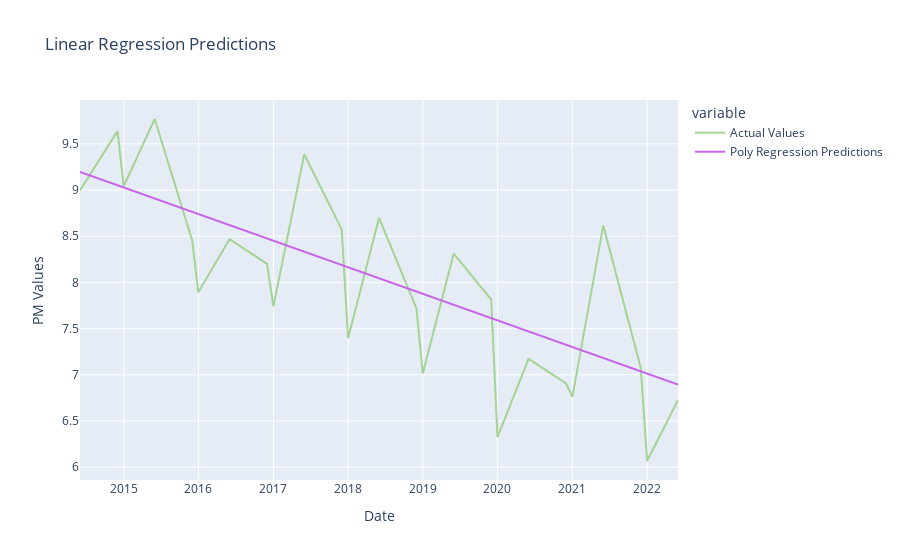

This figure's notebook cell:
### Code cell
fig = px.line(poly_regres_df, x='Date', y=['Actual Values', 'Poly Regression Predictions' ], 
                 labels = {
                     'value': 'PM Values'
                 }, color_discrete_sequence= [ '#A4D394', '#C863EC'], title = 'Linear Regression Predictions')
# fig.update_traces({'name': 'hello'}, selector={'name': poly_pred})
# fig.update_traces({'name': 'Actual'}, selector={'name': y_train})
fig.show()
fig.write_html('base_model_test_p3a.html', include_plotlyjs='cdn')

### Figure 1 — Plotly figure (JSON) as saved in the notebook; plotly's stock layout.template omitted (floating-point values rounded to 4 significant figures)
{"data": [{"hovertemplate": "variable=Actual Values<br>Date=%{x}<br>PM Values=%{y}<extra></extra>", "legendgroup": "Actual Values", "line": {"color": "#A4D394", "dash": "solid"}, "marker": {"symbol": "circle"}, "mode": "lines", "name": "Actual Values", "orientation": "v", "showlegend": true, "type": "scatter", "x": ["2014-06-01T00:00:00", "2014-12-01T00:00:00", "2015-01-01T00:00:00", "2015-06-01T00:00:00", "2015-12-01T00:00:00", "2015-12-31T00:00:00", "2016-06-01T00:00:00", "2016-12-01T00:00:00", "2017-01-01T00:00:00", "2017-06-01T00:00:00", "2017-12-01T00:00:00", "2018-01-01T00:00:00", "2018-06-01T00:00:00", "2018-12-01T00:00:00", "2019-01-01T00:00:00", "2019-06-01T00:00:00", "2019-12-01T00:00:00", "2020-01-01T00:00:00", "2020-06-01T00:00:00", "2020-12-01T00:00:00", "2021-01-01T00:00:00", "2021-06-01T00:00:00", "2021-12-01T00:00:00", "2022-01-01T00:00:00", "2022-06-01T00:00:00"], "xaxis": "x", "y": [8.996, 9.638, 9.044, 9.77, 8.457, 7.894, 8.468, 8.201, 7.741, 9.388, 8.572, 7.396, 8.699, 7.718, 7.016, 8.313, 7.816, 6.327, 7.173, 6.907, 6.761, 8.618, 7.077, 6.067, 6.728], "yaxis": "y"}, {"hovertemplate": "variable=Poly Regression Predictions<br>Date=%{x}<br>PM Values=%{y}<extra></extra>", "legendgroup": "Poly Regression Predictions", "line": {"color": "#C863EC", "dash": "solid"}, "marker": {"symbol": "circle"}, "mode": "lines", "name": "Poly Regression Predictions", "orientation": "v", "showlegend": true, "type": "scatter", "x": ["2014-06-01T00:00:00", "2014-12-01T00:00:00", "2015-01-01T00:00:00", "2015-06-01T00:00:00", "2015-12-01T00:00:00", "2015-12-31T00:00:00", "2016-06-01T00:00:00", "2016-12-01T00:00:00", "2017-01-01T00:00:00", "2017-06-01T00:00:00", "2017-12-01T00:00:00", "2018-01-01T00:00:00", "2018-06-01T00:00:00", "2018-12-01T00:00:00", "2019-01-01T00:00:00", "2019-06-01T00:00:00", "2019-12-01T00:00:00", "2020-01-01T00:00:00", "2020-06-01T00:00:00", "2020-12-01T00:00:00", "2021-01-01T00:00:00", "2021-06-01T00:00:00", "2021-12-01T00:00:00", "2022-01-01T00:00:00", "2022-06-01T00:00:00"], "xaxis": "x", "y": [9.197, 9.053, 9.029, 8.91, 8.765, 8.742, 8.621, 8.477, 8.452, 8.333, 8.189, 8.165, 8.046, 7.901, 7.877, 7.758, 7.613, 7.589, 7.469, 7.325, 7.301, 7.181, 7.037, 7.013, 6.894], "yaxis": "y"}], "layout": {"legend": {"title": {"text": "variable"}, "tracegroupgap": 0}, "title": {"text": "Linear Regression Predictions"}, "xaxis": {"anchor": "y", "domain": [0, 1], "title": {"text": "Date"}}, "yaxis": {"anchor": "x", "domain": [0, 1], "title": {"text": "PM Values"}}}}
